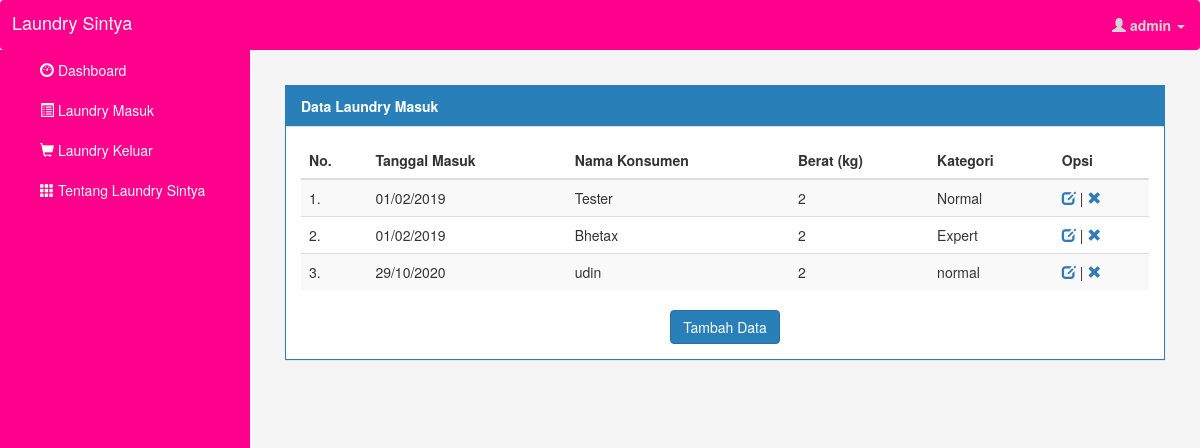
/ldry/laundry-masuk/index.php (signed in), run on the app's committed database.
### tables this page shows
CREATE TABLE `transaksi` (
  `id` int(11) NOT NULL,
  `masuk` date NOT NULL,
  `keluar` date NOT NULL,
  `nama_konsumen` varchar(25) NOT NULL,
  `berat` int(11) NOT NULL,
  `kategori` varchar(25) NOT NULL,
  `status` varchar(20) DEFAULT NULL,
  `diambil` date DEFAULT NULL,
  `harga_satuan` int(11) NOT NULL,
  `harga_total` int(11) NOT NULL
);

### ldry/laundry-masuk/functions.php (called while the page is built, shortened)
<?php
    require('../koneksi.php');
    function tampil($query) {
        global $conn;
        $result = mysqli_query($conn, $query);
        $rows = [];
        while($row = mysqli_fetch_assoc($result)) {
            $rows[] = $row;
        }
        return $rows;
    }
?>

### ldry/laundry-masuk/index.php (the view, shortened to what this page needs)
<?php
    require 'functions.php';
    $enters = tampil("SELECT * FROM transaksi");
    include ('../view/header.php');
?>
<div id="page-content-wrapper">
    <div class="container-fluid">
        <div class="row">
            <div class="col-lg-12">
                <div class="panel panel-default">
                    <div class="panel-heading">Data Laundry Masuk</div>
                    <div class="panel-body">
                        <table class="table table-striped table-responsive">
                            <thead>
                                <tr>
                                    <th>No.</th>
                                    <th>Tanggal Masuk</th>
                                    <th>Nama Konsumen</th>
                                    <th>Berat (kg)</th>
                                    <th>Kategori</th>
                                    <th>Opsi</th>
                                </tr>
                            </thead>
                            <tbody>
                                <?php $no = 1; ?>
                                <?php foreach ($enters as $enter) : ?>
                                <tr>
                                    <td><?= $no; ?>.</td>
                                    <?php
                                        $masuk = $enter['masuk'];
                                        $date = date_create("$masuk");
                                    ?>
                                    <td><?= date_format($date,"d/m/Y"); ?></td>
                                    <td><?= $enter["nama_konsumen"] ?></td>
                                    <td><?= $enter["berat"] ?></td>
                                    <td><?= $enter["kategori"] ?></td>
                                    <td><a href="ubah.php?id=<?= $enter["id"]; ?>"><span class="glyphicon glyphicon-edit" title="Edit Data"></span></a> | <a href="hapus.php?id=<?= $enter["id"]; ?>"><span class="glyphicon glyphicon-remove" title="Hapus Data" onclick="return confirm('Yakin?')"></span></a></td>
                                </tr>
                                <?php $no++; ?>
                                <?php endforeach; ?>
                            </tbody>
                        </table>
                        <div class="text-center">
                            <a href="tambah.php"><button type="button" class="btn btn-primary">Tambah Data</button></a>
                        </div>
                    </div>
                </div>
            </div>
        </div>
    </div>
</div>
<?php
    include('../view/footer.php');
?>

### ldry/view/header.php (shortened to what this page needs)
<!doctype html>
    <html lang="en">
    <head>
        <link rel="stylesheet" href="../css/bootstrap.min.css">
        <link rel="stylesheet" href="../css/main.css">
        <link rel="stylesheet" href="../css/sidebar.css">
    </head>
    <body>
        <?php include('navbar.php'); ?>
        <div id="wrapper">
            <?php include('sidebar.php'); ?>

### ldry/view/navbar.php (shortened to what this page needs)
<nav class="navbar navbar-inverse">
    <div class="container-fluid">
        <div class="navbar-header">
            <a class="navbar-brand" href="#menu-toggle" id="menu-toggle">Laundry Sintya</a>
        </div>
        <ul class="nav navbar-nav navbar-right">
            <li class="dropdown">
                <a class="dropdown-toggle" data-toggle="dropdown" href="#">
                    <span class="glyphicon glyphicon-user"></span>
                    <b>
                        <?php echo $_SESSION["user"];?>
                    </b>
                    <span class="caret"></span>
                </a>
            </li>
        </ul>
    </div>
</nav>

### ldry/view/sidebar.php
<div id="sidebar-wrapper">
    <ul class="sidebar-nav">
        <li>
            <a href="../index.php"><span class="glyphicon glyphicon-dashboard"></span> Dashboard</a>
        </li>
        <li>
            <a href="../laundry-masuk"><span class="glyphicon glyphicon-list-alt"></span> Laundry Masuk</a>
        </li>
        <li>
            <a href="../laundry-keluar"><span class="glyphicon glyphicon-shopping-cart"></span> Laundry Keluar</a>
        </li>
        <li>
            <a href="../tentang"><span class="glyphicon glyphicon-th"></span> Tentang Laundry Sintya</a>
        </li>
    </ul>
</div>

### ldry/view/footer.php (shortened to what this page needs)
        </div>
    </body>
</html>

### ldry/css/main.css (style rules this page uses)
body { background: #F5F5F5; }
.navbar { margin-bottom: 0; background-color: #ff008c; border: 0; }
.navbar .navbar-brand { color: #fff !important; padding: 12px; }
.navbar li a { color: #d5d5d5 !important; }
.panel { margin-top: 15px; border: 1px solid #2980b9; border-radius: 0; transition: box-shadow 0.5s; }
.panel-heading { color: #fff !important; font-weight: bold; background-color: #2980b9 !important; border-bottom: 1px solid transparent; border-top-left-radius: 0px; border-top-right-radius: 0px; border-bottom-left-radius: 0px; border-bottom-right-radius: 0px; }
.panel-body .btn { background-color: #2980b9; color: #fff; }

### ldry/css/sidebar.css (style rules this page uses)
#wrapper { padding-left: 0; -webkit-transition: all 0.5s ease; -moz-transition: all 0.5s ease; -o-transition: all 0.5s ease; transition: all 0.5s ease; }
#sidebar-wrapper { z-index: 1000; position: fixed; left: 250px; width: 0; height: 100%; margin-left: -250px; overflow-y: auto; background: #ff008c; -webkit-transition: all 0.5s ease; -moz-transition: all 0.5s ease; -o-transition: all 0.5s ease; transition: all 0.5s ease; }
#page-content-wrapper { width: 100%; position: absolute; padding: 15px; }
.sidebar-nav { position: absolute; top: 0; width: 250px; margin: 0; padding: 0; list-style: none; }
.sidebar-nav li { text-indent: 20px; line-height: 40px; }
.sidebar-nav li a { display: block; text-decoration: none; color: #fff; }
@media (min-width:768px) { #wrapper { padding-left: 250px; } }
@media (min-width:768px) { #sidebar-wrapper { width: 250px; } }
@media (min-width:768px) { #page-content-wrapper { padding: 20px; position: relative; } }

### data on the page
transaksi: masuk "01/02/2019", nama_konsumen "Tester", berat "2", kategori "Normal"
transaksi: masuk "01/02/2019", nama_konsumen "Bhetax", berat "2", kategori "Expert"
transaksi: masuk "29/10/2020", nama_konsumen "udin", berat "2", kategori "normal"

### other printed values
$_SESSION["user"] "admin"
